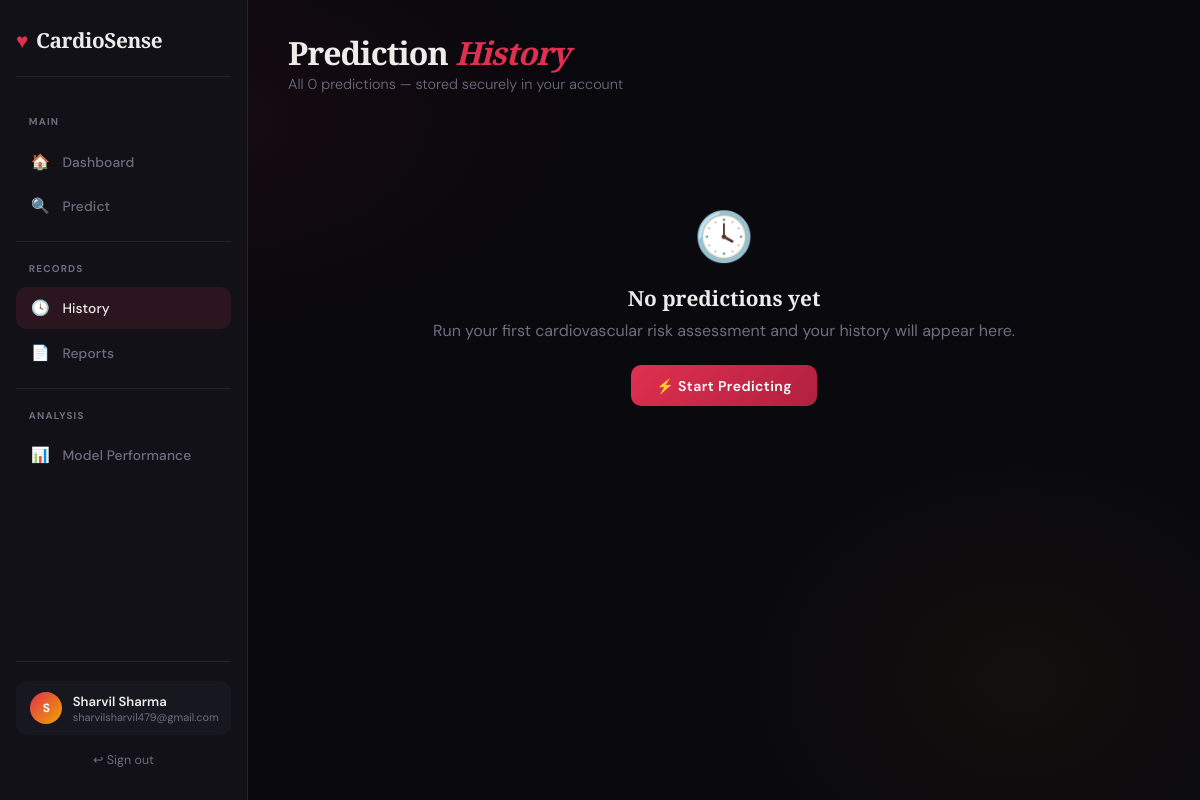
The app's page /history (signed in), older data.
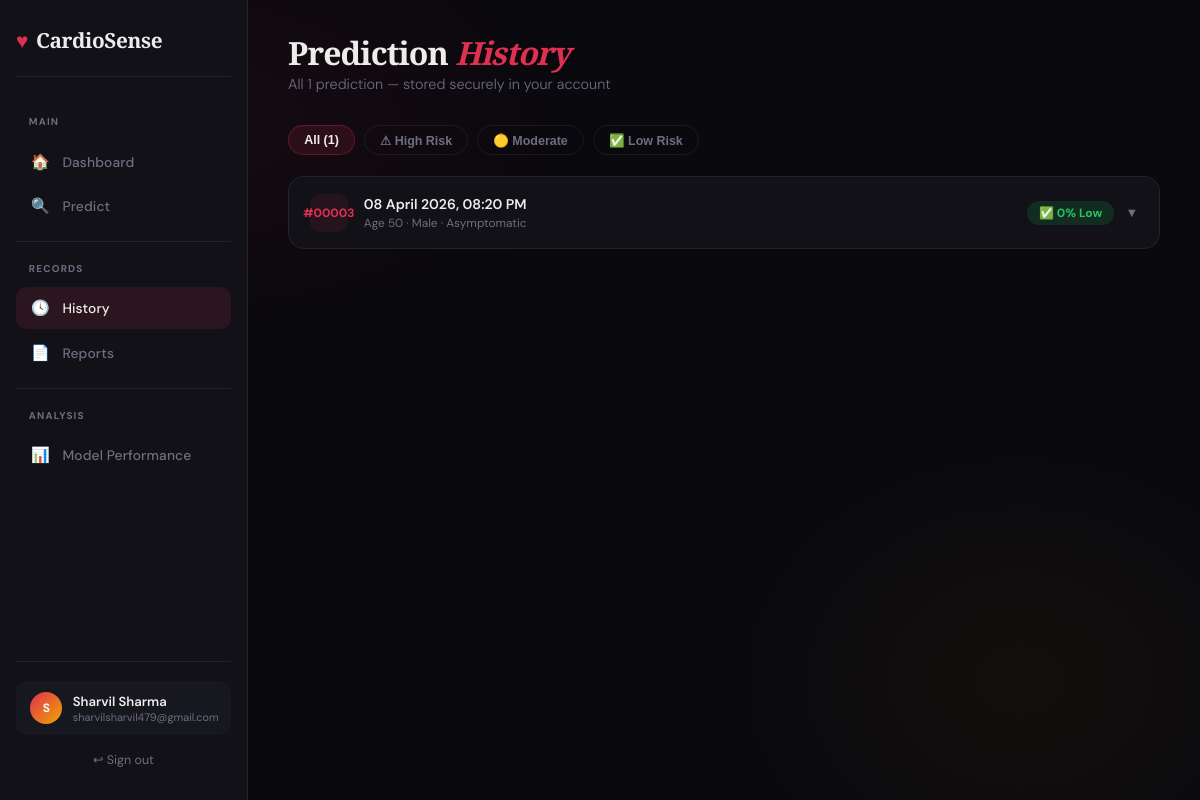
The same page, newer data.
### app.py (models this page shows)
class Prediction(db.Model):
    id           = db.Column(db.Integer, primary_key=True)
    user_id      = db.Column(db.Integer, db.ForeignKey('user.id'), nullable=False)
    created_at   = db.Column(db.DateTime, default=datetime.utcnow)
    age          = db.Column(db.Integer)
    sex          = db.Column(db.Integer)
    chestpain    = db.Column(db.Integer)
    rbp          = db.Column(db.Integer)
    cholesterol  = db.Column(db.Integer)
    fasting_bs   = db.Column(db.Integer)
    ecg          = db.Column(db.Integer)
    max_hr       = db.Column(db.Integer)
    angina       = db.Column(db.Integer)
    oldpeak      = db.Column(db.Float)
    st_slope     = db.Column(db.Integer)
    risk_pct     = db.Column(db.Integer)
    risk_label   = db.Column(db.String(20))
    results_json = db.Column(db.Text)

### app.py (the view)
@app.route('/history')
@login_required
def history():
    preds = Prediction.query.filter_by(user_id=session['user_id'])\
                            .order_by(Prediction.created_at.desc()).all()
    return render_template('history.html', predictions=preds, name=session['name'])

### app.py (called while the page is built)
@app.template_filter('from_json')
def from_json_filter(value):
    if not value:
        return []
    try:
        return json.loads(value)
    except Exception:
        return []

def login_required(f):
    @wraps(f)
    def decorated(*args, **kwargs):
        if 'user_id' not in session:
            return redirect(url_for('login'))
        return f(*args, **kwargs)
    return decorated

### templates/history.html (shortened to what this page needs)
{% extends "base.html" %}
{% block content %}
<div class="page-header">
  <h1>Prediction <em>History</em></h1>
  <p>All {{ predictions|length }} prediction{{ 's' if predictions|length != 1 else '' }} — stored securely in your account</p>
</div>
{% if predictions %}
<div class="filter-bar">
  <button class="fb active" onclick="filt('all',this)">All ({{ predictions|length }})</button>
  <button class="fb" onclick="filt('high',this)">⚠ High Risk</button>
  <button class="fb" onclick="filt('moderate',this)">🟡 Moderate</button>
  <button class="fb" onclick="filt('low',this)">✅ Low Risk</button>
</div>
{% for p in predictions %}
{% set results_list = p.results_json | from_json %}
<div class="hcard" data-risk="{{ p.risk_label }}">
  <div class="hc-head" onclick="tog({{ loop.index }})">
    <div class="hc-num">#{{ '%05d' % p.id }}</div>
    <div class="hc-meta">
      <h4>{{ p.created_at.strftime('%d %B %Y, %I:%M %p') }}</h4>
      <p>
        Age {{ p.age }} &middot;
        {{ 'Male' if p.sex==0 else 'Female' }} &middot;
        {% if p.chestpain==0 %}Atypical Angina
        {% elif p.chestpain==1 %}Non-Anginal Pain
        {% elif p.chestpain==2 %}Asymptomatic
        {% else %}Typical Angina{% endif %}
      </p>
    </div>
    <div class="hc-right">
      <span class="risk-badge risk-{{ p.risk_label }}">
        {{ '⚠' if p.risk_label=='high' else ('🟡' if p.risk_label=='moderate' else '✅') }}
        {{ p.risk_pct }}% {{ p.risk_label|capitalize }}
      </span>
      <span class="chevron" id="chev{{ loop.index }}">▼</span>
    </div>
  </div>
</div>
{% endfor %}
{% else %}
<div class="empty">
  <span class="ei">🕓</span>
  <h3>No predictions yet</h3>
  <p style="margin-bottom:1.5rem">Run your first cardiovascular risk assessment and your history will appear here.</p>
  <a href="/predict" class="btn btn-primary">⚡ Start Predicting</a>
</div>
{% endif %}
{% endblock %}

### templates/base.html (shortened to what this page needs)
<!DOCTYPE html>
<html lang="en">
<head>
</head>
<body>
{% if session.user_id %}
<aside class="sidebar">
  <div class="sidebar-logo">
    <span class="heart">♥</span> CardioSense
  </div>
  <nav class="sidebar-nav">
    <div class="nav-section-label">Main</div>
    <a href="/dashboard" class="nav-link {% if request.path=='/dashboard' %}active{% endif %}">
      <span class="nav-icon">🏠</span> Dashboard
    </a>
    <a href="/predict" class="nav-link {% if request.path=='/predict' %}active{% endif %}">
      <span class="nav-icon">🔍</span> Predict
    </a>
    <div class="nav-divider"></div>
    <div class="nav-section-label">Records</div>
    <a href="/history" class="nav-link {% if request.path=='/history' %}active{% endif %}">
      <span class="nav-icon">🕓</span> History
    </a>
    <a href="/reports" class="nav-link {% if request.path=='/reports' %}active{% endif %}">
      <span class="nav-icon">📄</span> Reports
    </a>
    <div class="nav-divider"></div>
    <div class="nav-section-label">Analysis</div>
    <a href="/performance" class="nav-link {% if request.path=='/performance' %}active{% endif %}">
      <span class="nav-icon">📊</span> Model Performance
    </a>
  </nav>
  <div class="sidebar-footer">
    <div class="user-chip">
      <div class="avatar">{{ session.name[0]|upper }}</div>
      <div>
        <div class="user-name">{{ session.name }}</div>
        <div class="user-role">{{ session.email }}</div>
      </div>
    </div>
    <a href="/logout" class="logout-link">↩ Sign out</a>
  </div>
</aside>
{% endif %}
<div class="main">
  {% block content %}{% endblock %}
</div>
</body>
</html>

### templates/base.html (style rules this page uses)
:root { --bg:#09090e; --surface:#111117; --surface2:#17171f; --border:rgba(255,255,255,0.07); --accent:#e03050; --gold:#f0a500; --text:#eeeceb; --muted:#6e6e80; --success:#22c55e; --warn:#f0a500; --glow:0 0 40px rgba(224,48,80,0.1); --radius:16px; }
*,*::before,*::after { box-sizing:border-box;margin:0;padding:0 }
html { scroll-behavior:smooth }
body { background:var(--bg);color:var(--text);font-family:'DM Sans',sans-serif;min-height:100vh;overflow-x:hidden }
body::before { content:'';position:fixed;inset:0;background:radial-gradient(ellipse 55% 45% at 15% 15%,rgba(224,48,80,.07) 0%,transparent 65%),radial-gradient(ellipse 45% 55% at 85% 85%,rgba(240,165,0,.045) 0%,transparent 65%);pointer-events:none;z-index:0 }
.sidebar { position:fixed;left:0;top:0;bottom:0;width:248px;background:var(--surface);border-right:1px solid var(--border);display:flex;flex-direction:column;padding:1.6rem 1rem;z-index:50 }
.sidebar-logo { font-family:'Playfair Display',serif;font-size:1.3rem;font-weight:700;letter-spacing:-.02em;display:flex;align-items:center;gap:.5rem;margin-bottom:2rem;padding-bottom:1.4rem;border-bottom:1px solid var(--border) }
.sidebar-logo .heart { color:var(--accent);animation:hb 1.8s ease-in-out infinite;display:inline-block }
.nav-section-label { font-size:.62rem;font-weight:700;letter-spacing:.12em;text-transform:uppercase;color:var(--muted);padding:.4rem .8rem;margin-bottom:.2rem }
.nav-link { display:flex;align-items:center;gap:.75rem;padding:.7rem .9rem;border-radius:10px;color:var(--muted);font-size:.86rem;font-weight:500;text-decoration:none;transition:all .2s;letter-spacing:.01em;position:relative }
.nav-link.active { background:rgba(224,48,80,.12);color:var(--text) }
.nav-link.active .nav-icon { color:var(--accent) }
.nav-link .nav-icon { font-size:.95rem;width:20px;text-align:center }
.sidebar-nav { display:flex;flex-direction:column;gap:.15rem;flex:1 }
.nav-divider { height:1px;background:var(--border);margin:.7rem 0 }
.sidebar-footer { padding-top:1.2rem;border-top:1px solid var(--border) }
.user-chip { display:flex;align-items:center;gap:.65rem;padding:.7rem .9rem;border-radius:10px;background:var(--surface2);font-size:.82rem }
.avatar { width:32px;height:32px;border-radius:50%;background:linear-gradient(135deg,var(--accent),var(--gold));display:flex;align-items:center;justify-content:center;font-weight:700;font-size:.75rem;flex-shrink:0;color:#fff }
.user-name { font-weight:600;color:var(--text);white-space:nowrap;overflow:hidden;text-overflow:ellipsis;max-width:130px }
.user-role { font-size:.68rem;color:var(--muted) }
.logout-link { display:block;text-align:center;margin-top:.65rem;font-size:.78rem;color:var(--muted);text-decoration:none;padding:.4rem;border-radius:8px;transition:color .2s,background .2s }
.main { margin-left:248px;padding:2.2rem 2.5rem;position:relative;z-index:1;min-height:100vh }
.page-header { margin-bottom:2rem }
.page-header h1 { font-family:'Playfair Display',serif;font-size:2rem;font-weight:900;letter-spacing:-.03em;line-height:1.1;margin-bottom:.3rem }
.page-header h1 em { font-style:italic;color:var(--accent) }
.page-header p { color:var(--muted);font-size:.9rem;font-weight:300 }
.risk-badge { display:inline-flex;align-items:center;gap:.35rem;padding:.25rem .75rem;border-radius:50px;font-size:.75rem;font-weight:700 }
.risk-low { background:rgba(34,197,94,.15);color:var(--success) }

Row changes from the older to the newer data that the page shows:
added Prediction: id "00003", created_at "08 April 2026, 08:20 PM", age "50", sex "Male", chestpain "Asymptomatic", risk_label "✅", risk_pct "0", risk_label "Low"
Text that changed along with them:
{{ predictions|length }}: "0" → "1"
{{ predictions|length }}: (not shown) → "1"
{{ 's' if predictions|length != 1 else '' }}: "s" → (not shown)
text no longer shown: "🕓 No predictions yet Run your first cardiovascular risk assessment and your history will appear here. ⚡ Start Predicting"
text now shown: "All ( ) ⚠ High Risk 🟡 Moderate ✅ Low Risk"
